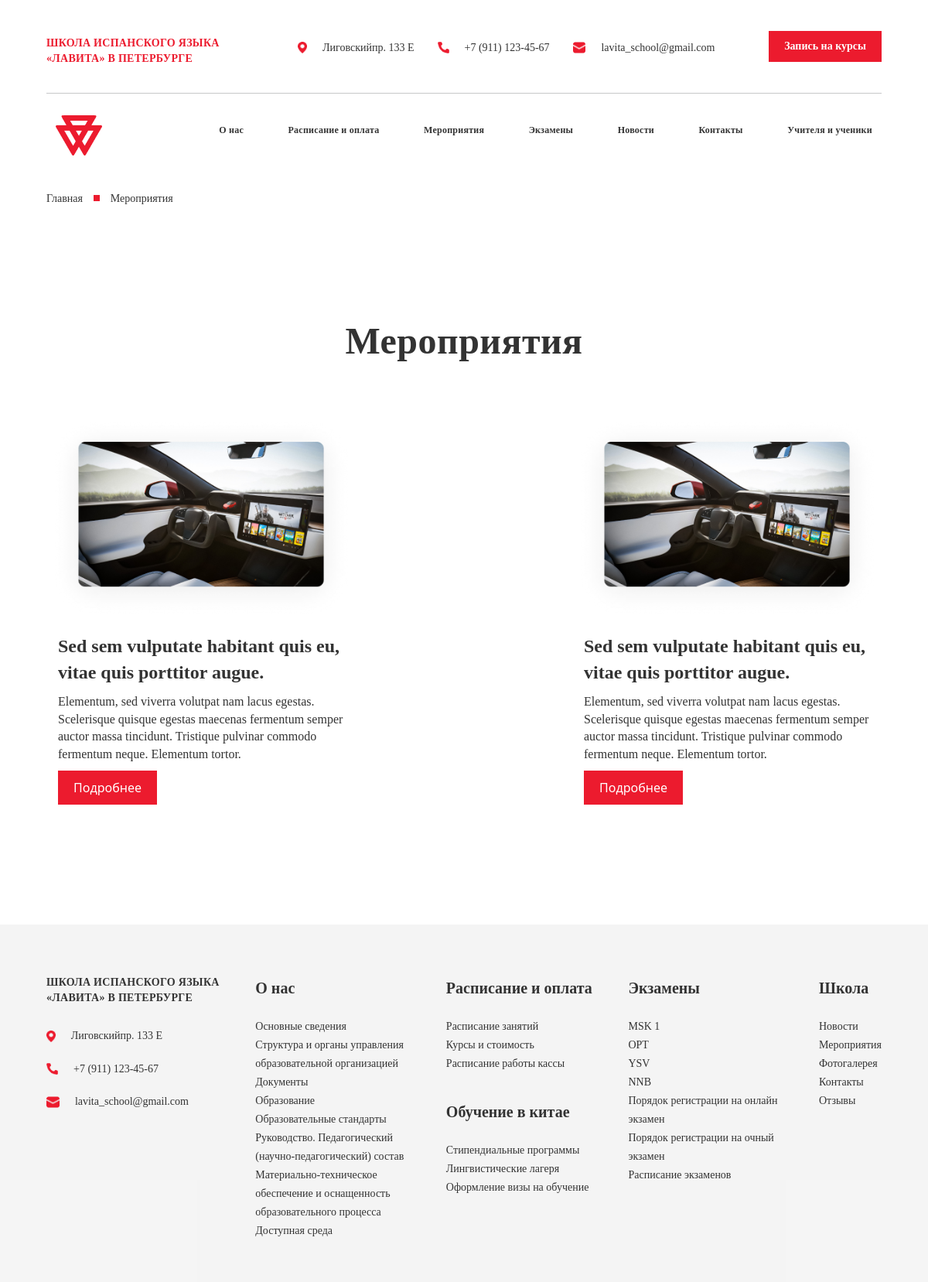
The page /evant/ on the database its author committed.
### schoolapp/models.py (models this page shows, shortened)
class Logo(models.Model):
    logo = models.CharField(max_length=50 , blank=True)
    image = models.ImageField()

class Event(models.Model):
    title = models.CharField(max_length=150)
    events_h1 = models.CharField(max_length=100)
    events_p = models.CharField(max_length=1000)
    image = models.ImageField()
    description = models.TextField(default=' ')

### schoolapp/views.py (the view)
# urls.py: path('evant/' , evant, name='evant'),
def evant(request):
    logo = Logo.objects.all()
    event = Event.objects.all()
    context = {
        'logo':logo,
        'event':event,
    }
    return render(request , 'evant.html' , context)

### templates/evant.html
{% load static %}
{% include 'header.html' %}
<div class="container_1"> <a href="{% url 'index' %}" class="a">Главная </a> <img class="img_a" src="../static/style/IMG/Rectangle 55.png"
    alt=""> <a href="{% url 'evant' %}" class="a">Мероприятия</a></div>
        <div class="container_1">
            <div class="tags_h1">Мероприятия</div>
            <div class="event_cards">
                {% for i in event %}
                <div class="event_card">
                    <img class="evant_img" src="{{i.image.url}}" alt="...">
                    <div class="event_body">
                        <h5 class="event_h5">{{i.events_h1}}</h5>
                        <p class="event_p">
                            {{i.events_p}}
                        </p>
                        <button class="tag_buttons"><a class="buttons" href="{% url 'evant_card' i.id %}">Подробнее</a></button>
                    </div>
                </div>
                {% endfor %}
            </div>
        </div>
{% include 'footer.html' %}

### templates/header.html (shortened to what this page needs)
<!DOCTYPE html>
<html lang="en">
<head>
    <link rel="stylesheet" href="../static/style/style.css">
    <link rel="stylesheet" href="../static/style/style_2.css">
    <link href="https://cdn.jsdelivr.net/npm/bootstrap@5.3.3/dist/css/bootstrap.min.css" rel="stylesheet"
>
</head>
<body>
    <header>
        <div class="container_1">
            <nav class="nav1">
                <h1 class="nav1_h1">ШКОЛА ИСПАНСКОГО ЯЗЫКА <br>
                    «ЛАВИТА» В ПЕТЕРБУРГЕ</h1>
                <ul class="nav1_ul">
                    <li class="nav1_ul_li"><a class="nav1_ul_li" href=""><img src="../static/style/IMG/Vector (2).png" alt=""
                                class="nav1_ul_li_img">Лиговскийпр. 133 Е</a></li>
                    <li class="nav1_ul_li"><a class="nav1_ul_li" href=""><img src="../static/style/IMG/Vector (3).png" alt=""
                                class="nav1_ul_li_img">+7 (911) 123-45-67</a></li>
                    <li class="nav1_ul_li"><a class="nav1_ul_li" href=""><img src="../static/style/IMG/Vector (4).png" alt=""
                                class="nav1_ul_li_img">lavita_school@gmail.com</a></li>
                </ul>
                <a href="{% url 'contact' %}">
                  <button class="nav1_button">Запись на курсы</button>
                </a>
            </nav>
            <hr>
            <nav class="navbar navbar-expand-lg ">
                <div class="container-fluid nav2">
                  {% for i in logo %}
                  <div class="nav2_logo"><img src="{{i.image.url}}" alt="" class="nav2_logo_img"></div>
                  {% endfor %}
                  <div class="collapse navbar-collapse" id="navbarNav">
                    <ul class="navbar nav2_ul">
                        <li class="nav-item nav2_ul_li">
                            <a class=" nav2_ul_li_a" aria-current="page" href="{% url 'about' %}">О нас</a>
                          </li>
                          <li class="nav-item nav2_ul_li">
                            <a class=" nav2_ul_li_a" aria-current="page" href="{% url 'services' %}">Расписание и оплата</a>
                          </li>
                          <li class="nav-item nav2_ul_li">
                            <a class=" nav2_ul_li_a" aria-current="page" href="{% url 'evant' %}">Мероприятия</a>
                          </li>
                          <li class="nav-item nav2_ul_li">
                            <a class=" nav2_ul_li_a" aria-current="page" href="{% url 'exam' %}">Экзамены</a>
                          </li>
                          <li class="nav-item nav2_ul_li">
                            <a class=" nav2_ul_li_a" aria-current="page" href="{% url 'news' %}">Новости</a>
                          </li>
                          <li class="nav-item nav2_ul_li">
                            <a class=" nav2_ul_li_a" aria-current="page" href="{% url 'contact' %}">Контакты</a>
                          </li>
                          <li class="nav-item nav2_ul_li">
                            <a class=" nav2_ul_li_a" aria-current="page" href="{% url 'teachers' %}">Учителя и ученики</a>
                          </li>
                    </ul>
                  </div>
                </div>
              </nav>
        </div>
    </header>

### static/style/style.css (style rules this page uses)
* { padding: 0; margin: 0; }
hr { margin: 0px; padding: 0px; }
body { width: 100vw; }
a { text-decoration: none; }
li { list-style-type: none; }
.container_1 { max-width: 1240px; width: 90%; margin-top: 20px; margin: auto; }
.a { font-family: Circe; font-size: 14px; font-weight: 400; line-height: 19.6px; text-align: left; color: #333333; text-decoration: none; }
.img_a { margin-left: 10px; margin-right: 10px; }
header { width: 100%; display: flex; justify-content: center; margin-bottom: 30px; }
.nav1 { display: flex; justify-content: space-between; align-items: center; margin-bottom: 20px; margin-top: 20px; }
.nav1_h1 { color: #EC1B2E; font-family: Circe; font-size: 14px; font-weight: 700; line-height: 19.6px; letter-spacing: 0.02em; text-align: left; }
.nav1_ul { display: flex; justify-content: space-between; align-items: center; column-gap: 30px; }
.nav1_ul_li { list-style-type: none; text-decoration: none; color: #333333; font-family: Circe; font-size: 14px; font-weight: 400; line-height: 19.6px; text-align: left; display: flex; column-gap: 20px; align-items: center; }
.nav1_ul_li_img { height: 15px; }
.nav1_button { font-family: Circe; font-size: 14px; font-weight: 700; line-height: 19.6px; text-align: left; color: #FFFFFF; background: #EC1B2E; padding: 10px 20px 10px 20px; margin-bottom: 20px; border: none; }
.nav2 { display: flex; justify-content: space-between; align-items: center; width: 100%; }
.nav2_logo { width: 20%; }
.nav2_ul { width: 100%; display: flex; justify-content: space-between; align-items: center; text-align: left; column-gap: 10px; }
.nav2_ul_li_a { font-family: Circe; text-decoration: none; font-size: 12px; font-weight: 700; line-height: 19.6px; letter-spacing: 0.02em; text-align: left; color: #333333; margin-left: 0; padding-left: 0%; }
.tags_h1 { font-family: Circe; font-size: 48px; font-weight: 800; line-height: 67.2px; letter-spacing: 0.01em; text-align: center; color: #333333; text-align: center; margin-top: 140px; margin-bottom: 30px; }
.event_body { padding: 15px; width: 400px; }
.event_cards { margin-top: 30px; display: flex; justify-content: space-between; flex-wrap: wrap; column-gap: 30px; }
.event_card { margin-top: 30px; width: 400px; }
.event_h5 { font-family: Circe; font-size: 24px; font-weight: 700; line-height: 33.6px; text-align: left; color: #333333; }
.event_p { font-family: Circe; font-size: 16px; font-weight: 400; line-height: 22.4px; text-align: left; color: #333333; margin-top: 10px; margin-bottom: 10px; }
.evant_img { width: 400px; }

### rows shown on the page
Logo: image (picture)
Event: image (picture), events_h1 "Sed sem vulputate habitant quis eu, vitae quis porttitor augue.", events_p "Elementum, sed viverra volutpat nam lacus egestas. Scelerisque quisque egestas maecenas fermentum semper auctor massa tincidunt. Tristique pulvinar commodo fermentum neque. Elementum tortor."
Event: image (picture), events_h1 "Sed sem vulputate habitant quis eu, vitae quis porttitor augue.", events_p "Elementum, sed viverra volutpat nam lacus egestas. Scelerisque quisque egestas maecenas fermentum semper auctor massa tincidunt. Tristique pulvinar commodo fermentum neque. Elementum tortor."
